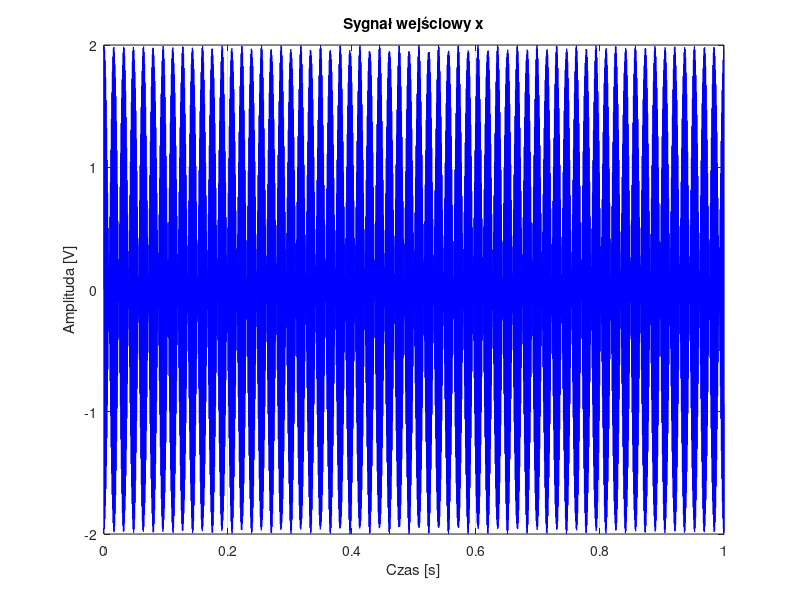
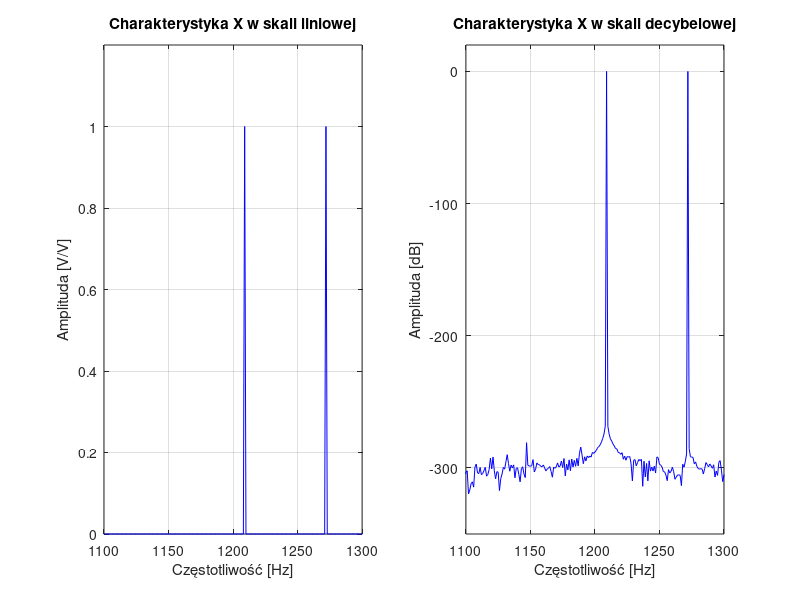
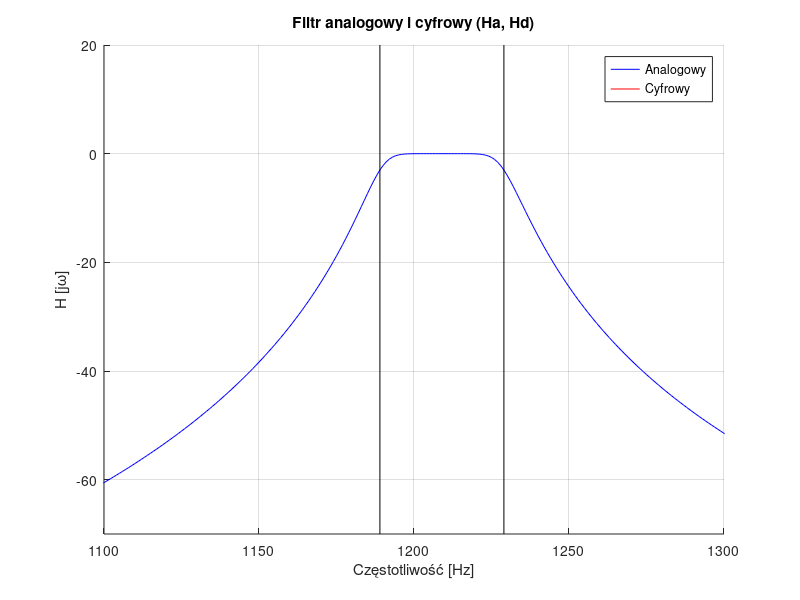
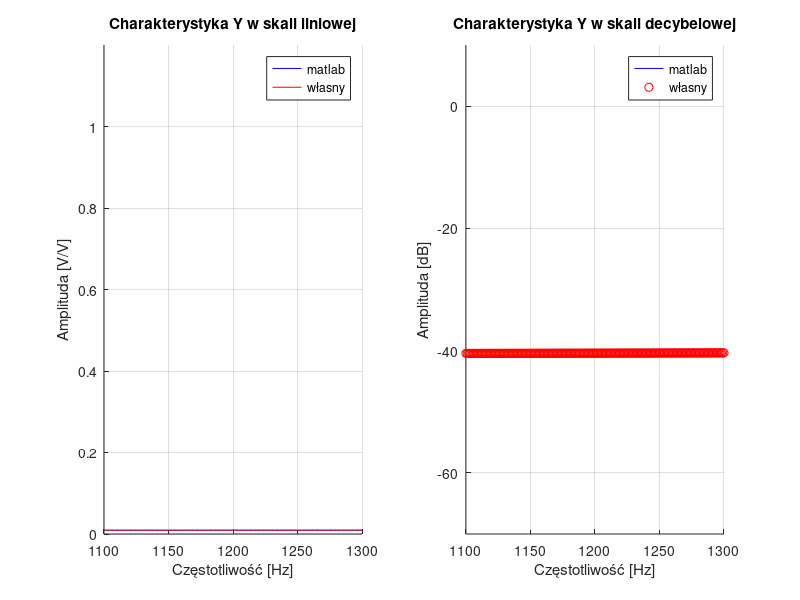

Write MATLAB code to recreate these figures, in order.

% Zadanie 1 - Filtr cyfrowy IIR
clear all; close all;

% Instrukcja do zadani

%%
% W pliku butter.mat znajdują się z-zera, p-bieguny 
% i k-współczynnik wzmocnienia analogowego filtru Butterwortha typu BP 
% o częstotliwościach granicznych odpowiednio dolna 1189 i górna 1229 Hz
load('butter.mat');

%% Dane do sygnałów
N  = 16*10^3;           % liczba probek
fs = 16*10^3;           % czestotliwosc probkowania

f1 = 1209;              % częstotliwości sygnałów              
f2 = 1272;

dt = 1/fs;              % krok próbkowania
T  = N/fs;              % czas trwania probkowania (1s)

sample = 0:dt:T-dt;     % przedział czasowy próbkowania

%% Dane do filtrów
df = fs/N;
f  = 0:df:fs-df;
w  = 2*pi*f;

%% Tworzenie sygnału z sumy sinusów
% Wygeneruj sygnał cyfrowy o czasie trwania 1s, 
% częstotliwości próbkowania fs=16 kHz, 
% złożony z sumy dwóch harmonicznych o częstotliwościach 
% odpowiednio: 1209 i 1272 Hz.

s1 = @(t) sin(2*pi*f1*t);
s2 = @(t) sin(2*pi*f2*t);

% Sygnał x z sumy sinusów 
x = s1(sample) + s2(sample);

% Fast Fourier Transform
X    = fft(x)/max(fft(x));
Xlog = 20*log10(abs(X));

%% Sygnał i jego charakterystyka

t = dt*(0:N-1);
figure('Name', 'Sygnał');
set(figure(1),'units','points');
plot(t, x,'b');
title('Sygnał wejściowy x');
xlabel('Czas [s]');
ylabel('Amplituda [V]');
grid;

figure('Name', 'Charakterystyka amplitudowo-częstotliwościowa sygnału wejściowego');
set(figure(2),'units','points');

subplot(1,2,1);
plot(f, abs(X),'b');
title('Charakterystyka X w skali liniowej');
xlabel('Częstotliwość [Hz]');
ylabel('Amplituda [V/V]');
%xlim([0 8000]);
xlim([1100 1300]);
ylim([0 1.2]);
grid;

subplot(1,2,2);
plot(f, Xlog,'b');
title('Charakterystyka X w skali decybelowej');
xlabel('Częstotliwość [Hz]');
ylabel('Amplituda [dB]');
%xlim([0 8000]);
xlim([1100 1300]);
ylim([-350 20]);
grid;

%% Tworzenie filtru analogowego 

bm = poly(z);          
an = poly(p);          

Ha    = polyval(bm, j*w)./polyval(an, j*w);
Ha    = Ha./max(Ha);
Halog = 20*log10(abs(Ha));

%% Tworzenie filtru cyfrowego
% Używając transformaty biliniowej wykonaj konwersję analogowego filtru 
% H(s) do postaci cyfrowej H(z). 
% Załóż, że częstotliwość próbkowania to fs=16 kHz.

[zd,pd,kd] = bilinear(z,p,k,fs);

z  = exp(j*w/fs);
bm = poly(zd);          
an = poly(pd);

Hd    = kd * polyval(bm, z)./polyval(an, z);
Hd    = Hd./max(Hd);
Hdlog = 20*log10(abs(Hd));

%% Porównanie filtrów

figure('Name', 'Filtry analogowy i cyfrowy');
set(figure(3),'units','points');
hold on;
plot(f, Halog,'b');
plot(f, Hdlog,'r');
plot([1189 1189], [-70 20], 'k');
plot([1229 1229], [-70 20], 'k');
title('Filtr analogowy i cyfrowy (Ha, Hd)');
legend('Analogowy','Cyfrowy');
xlabel('Częstotliwość [Hz]');
ylabel('H [j\omega]');
xlim([1100 1300]);
%ylim([-900 200]);
ylim([-70 20]);
grid;
hold off;

%% Filtracja cyfrowa

y1 = filter(bm,an,x);

% Własna implementacja algorytmu filtracji
% https://www.mathworks.com/help/matlab/ref/filter.html#buagwwg-2

N = length(an);
ak = an(2:N); 
N = N-1;

M = length(bm);
xnm = zeros(1, M);
ynk = zeros(1, N);

for n = 1:16e3
    xnm    = [x(n)  xnm(1:M-1)];
    y2(n) = sum(xnm.*bm) - sum(ynk.*ak);
    ynk    = [y2(n) ynk(1:N-1)];
end


%%
Y1    = fft(y1)/max(fft(y1));
Y1log = 20*log10(abs(Y1));

Y2    = fft(y2)/max(fft(y2));
Y2log = 20*log10(abs(Y2));

figure('Name', 'Charakterystyka amplitudowo-częstotliwościowa sygnału wyjściowego');
set(figure(4),'units','points');

subplot(1,2,1);
hold on;
plot(f, abs(Y1),'b');
plot(f, abs(Y2),'r');
title('Charakterystyka Y w skali liniowej');
xlabel('Częstotliwość [Hz]');
ylabel('Amplituda [V/V]');
legend('matlab','własny');
%xlim([0 8000]);
xlim([1100 1300]);
ylim([0 1.2]);
grid;
hold off;

subplot(1,2,2);
hold on;
plot(f, Y1log,'b');
plot(f, Y2log,'ro');
title('Charakterystyka Y w skali decybelowej');
xlabel('Częstotliwość [Hz]');
ylabel('Amplituda [dB]');
legend('matlab','własny');
%xlim([0 8000]);
xlim([1100 1300]);
ylim([-70 10]);
grid;
hold off;

